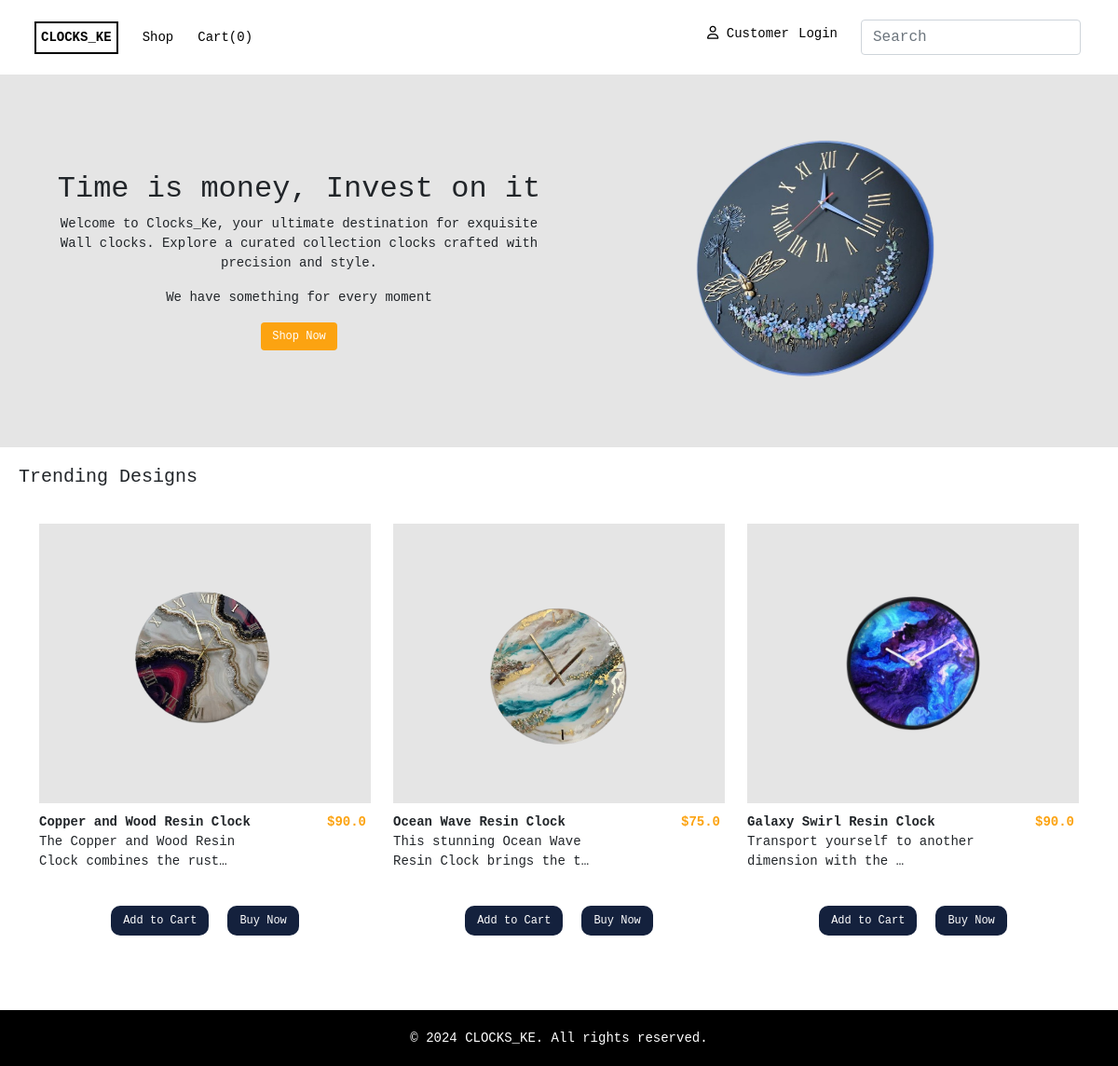
The app's page /, older data.
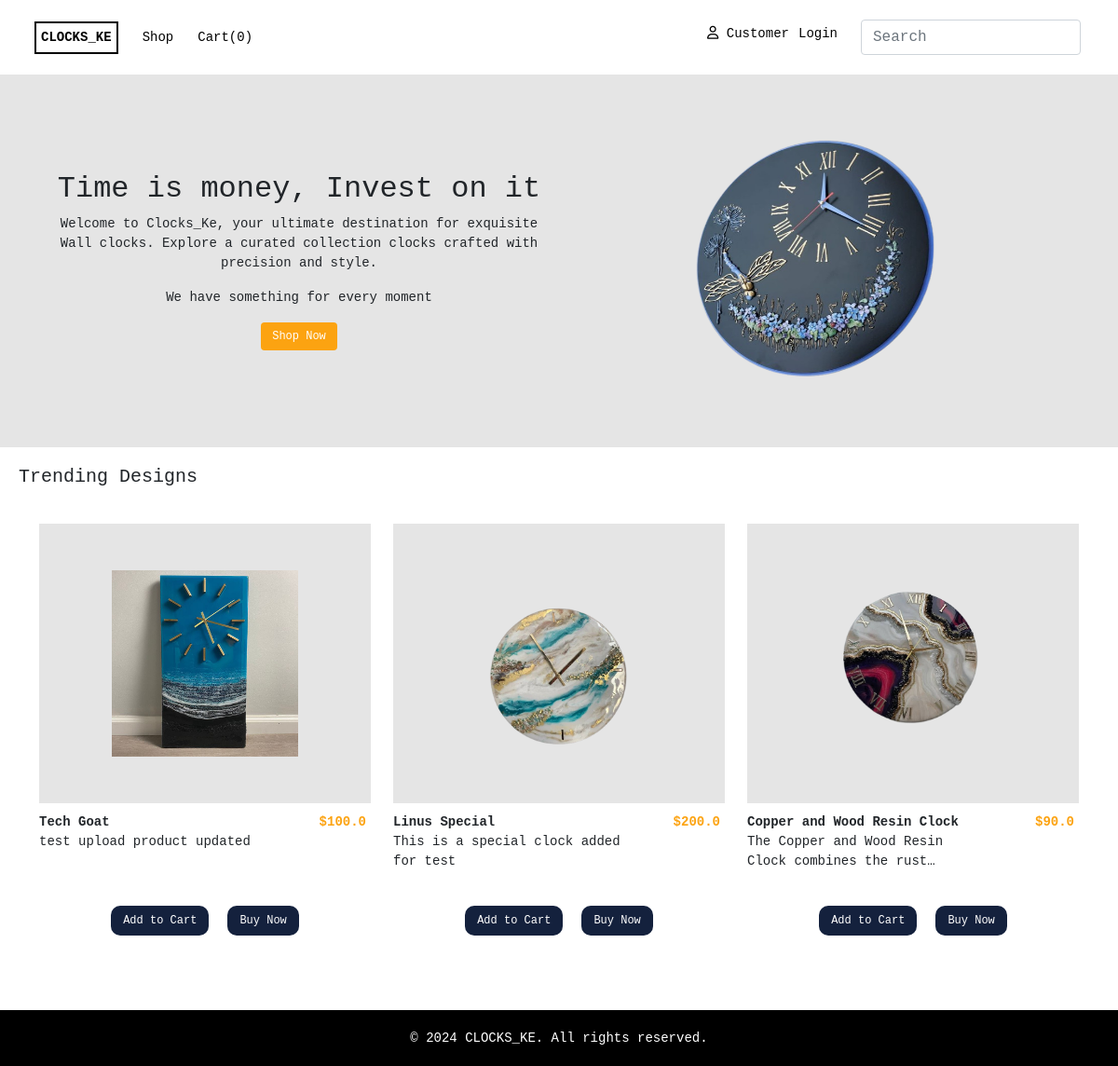
The same page, newer data.
### store/models.py (models this page shows, shortened)
class Product(models.Model):
    id = models.AutoField(primary_key=True)
    name = models.CharField(max_length=200)
    price = models.FloatField()
    details = models.TextField()
    created_at = models.DateTimeField(auto_now_add=True)
    image = models.ImageField(default='clock1.png')

### store/views.py (the view)
# urls.py: path('', include('store.urls')),
def store(request):
    try:
        if request.user.is_authenticated:
            customer = request.user.customer
            order, created = Order.objects.get_or_create(customer=customer,
                                                         complete=False)
            items = order.orderitem_set.all()
        else:
            items = []
            order = {'get_cart_total': 0, 'get_cart_items': 0}
    except:
        items = []
        order = {'get_cart_total': 0, 'get_cart_items': 0}
    trending_products = Product.objects.order_by('-created_at')[:3]
    context = {
        'trending_products': trending_products,
        'items': items,
        'order': order
    }
    return render(request, 'store/store.html', context)

### store/templates/store/store.html (shortened to what this page needs)
{% extends 'store/index.html' %} {% block content %} {% load static %}
<section class="barner">
	<div class="container">
		<div class="row barner-row">
			<div class="col-md-6 barner-text">
				<h2>Time is money, Invest on it</h2>
				<p>Welcome to Clocks_Ke, your ultimate destination for exquisite Wall clocks. Explore a curated
					collection clocks crafted with precision and style.</p>
				<div id="carouselExampleAutoplaying" class="carousel slide" data-bs-ride="carousel">
					<div class="carousel-inner">
						<div class="carousel-item active">
							<p>We have something for every moment</p>
						</div>
					</div>
				</div>
				<a href="{% url 'shop' %}"><button class="shop-now btn">Shop Now</button></a>
			</div>
			<div class="col-md-6 d-none d-md-block  barner-img">
				<div id="carouselExampleAutoplaying" class="carousel slide" data-bs-ride="carousel">
					<div class="carousel-inner">
						<div class="carousel-item active">
							<img src="{% static 'images/clock2.png' %}" alt="" />
						</div>
					</div>
				</div>
			</div>
		</div>
	</div>
</section>
<section class="trending">
	<h5>Trending Designs</h5>
	<div class="container">
		<div class="row">
			{% for product in trending_products %}
			<div class="col-md-6 col-lg-4">
				<div class="p-image"><img src="{{ product.image.url }}" alt="" /></div>
				<div class="p-details">
					<div class="p-text">
						<p class="product-name">{{product.name}}</p>
						<p class="product-description">{{product.details | truncatechars:50}}</p>
					</div>
					<div class="price">
						<p class="product-price">${{product.price}}</p>
					</div>
				</div>
				<div class="p-action">
					<button class="btn update-cart" data-product="{{product.id}}" data-action="add">Add to Cart</button>
					<button class="btn buy-now" data-product="{{product.id}}" data-action="add">Buy Now</button>
				</div>
			</div>
			{% endfor %}
		</div>
	</div>
</section>
{% endblock %}

Row changes from the older to the newer data that the page shows:
no longer on this page (row unchanged): Product: image (picture), name "Ocean Wave Resin Clock", details "This stunning Ocean Wave Resin Clock brings the t…", price "75.0"
no longer on this page (row unchanged): Product: image (picture), name "Galaxy Swirl Resin Clock", details "Transport yourself to another dimension with the …", price "90.0"
added Product: image (picture), name "Tech Goat", details "test upload product updated", price "100.0"
added Product: image (picture), name "Linus Special", details "This is a special clock added for test", price "200.0"
